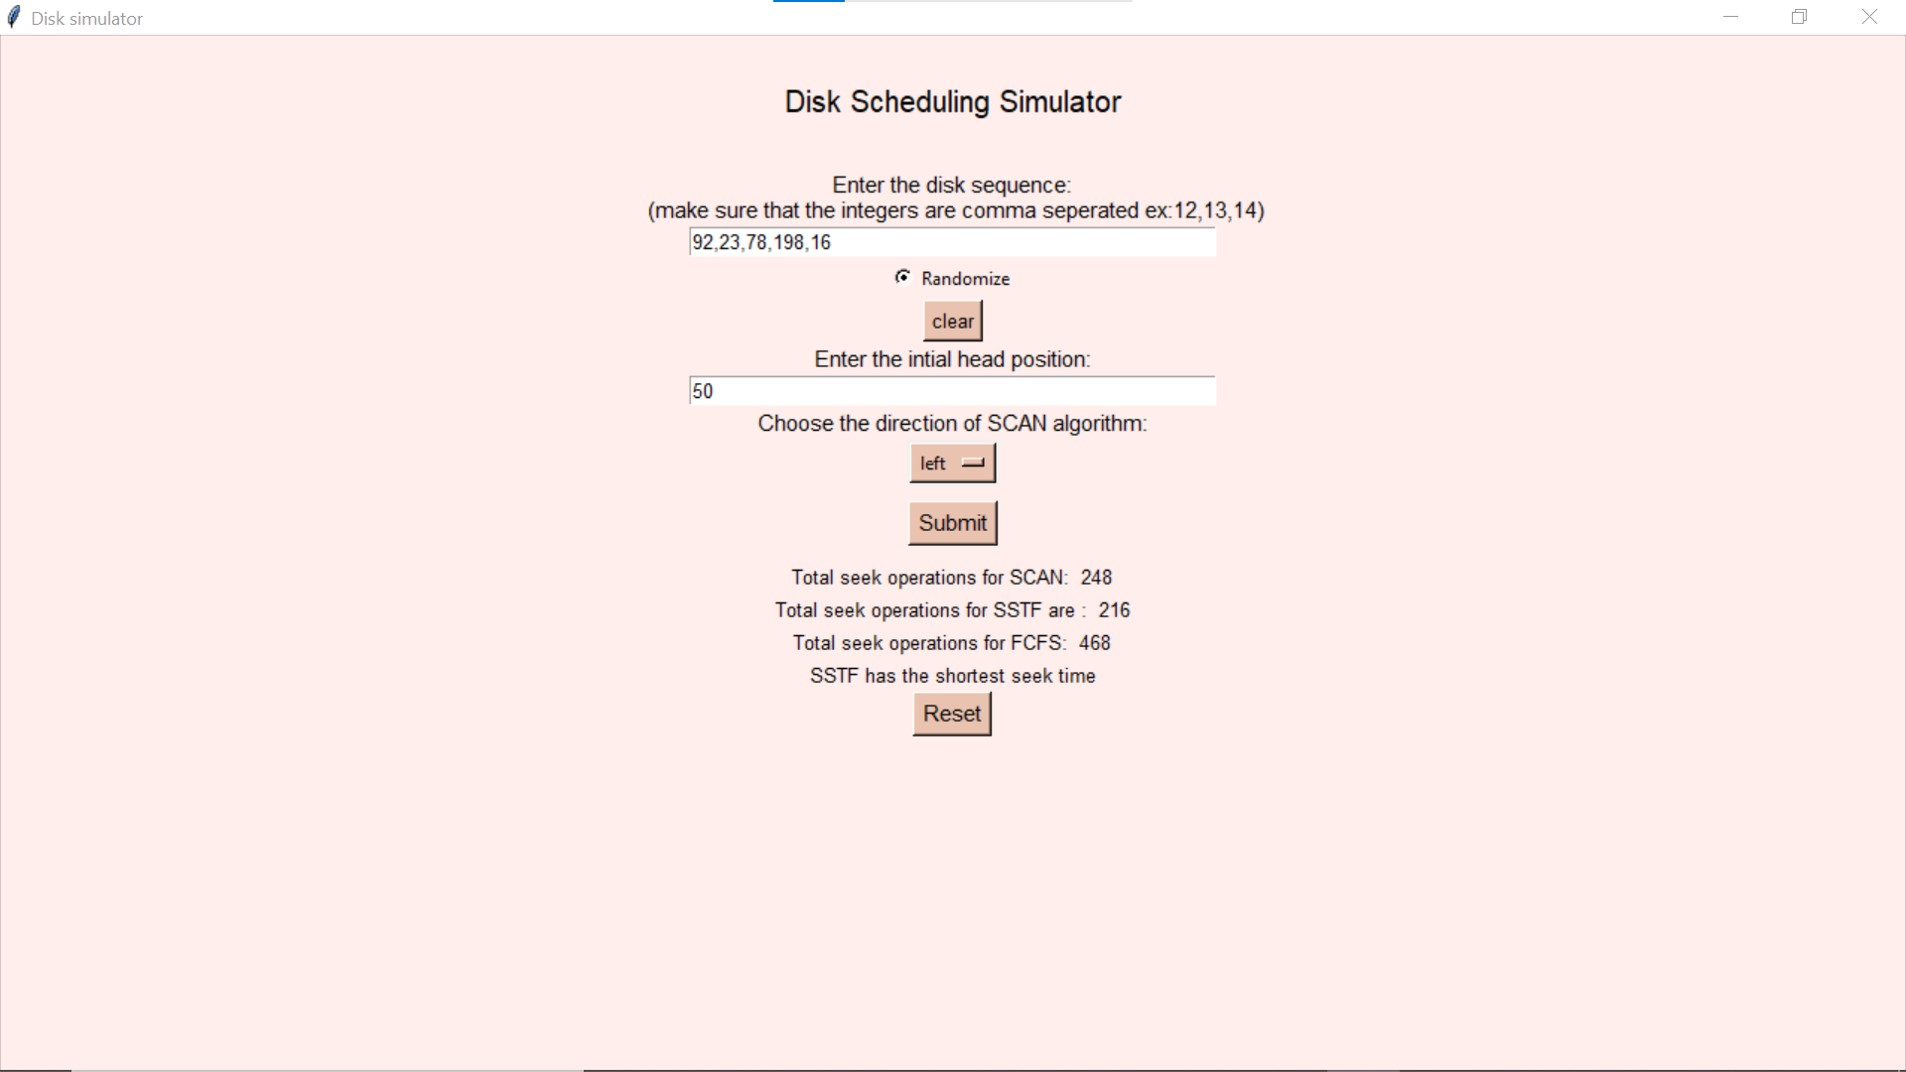

Recreate this plot in Python.
from future.moves import tkinter as tk
import numpy as np
from tkinter import filedialog, Text
import tkinter.font as tkFont
from tkinter import ttk
import matplotlib.pyplot as plt
import os
import sys
import plotly.graph_objects as go
from plotly.subplots import make_subplots
from plotly.offline import plot

root = tk.Tk()
root.title("Disk simulator")
root.configure(bg="#ffeeec")

def simulate(x, y):
    x = x
    y = y
    x1=[]
    x1=x
    x1.append(0)
    x1.append(199)
    frames = []
    for i in range(0, len(x) + 1):
        x_axis_frame = x[:i]
        y_axis_frame = y[:i]
        curr_frame = go.Frame(data=[go.Scatter(x=x_axis_frame, y=y_axis_frame, line_color="black")])
        print(curr_frame)
        frames.append(curr_frame)

    fig = go.Figure(
        data=go.Scatter(x=x, y=y),
        layout={"xaxis": {"mirror": "allticks", 'side': 'top','tickvals':x1}, "yaxis": {"showticklabels": False},
                "title": "Disk scheduling algorithm chart",
                "updatemenus": [
                    {"type": "buttons", "buttons": [{"method": "animate", "label": "play again", "args": [None, {
                        "frame": {"duration": 500, "redraw": False}, }]}]}]
                },
        frames=frames
    )
    fig.layout.plot_bgcolor = '#ffeeec'
    fig.layout.paper_bgcolor = '#fff'
    fig.update_xaxes(range=[0, 200])
    fig.update_yaxes(range=[0, max(y) + 1])
    fig.update_layout(transition_duration=3000)
    return fig


# disk simulator heading
a = tk.Label(root, text="Disk Scheduling Simulator", fg="black", bg="#ffeeec", font=('Helvetica', 15), wraplength=1300)
a.pack(pady=30)

# enter the disk sequence heading
b = tk.Label(root, text="Enter the disk sequence:\n (make sure that the integers are comma seperated ex:12,13,14)",
             fg="black", bg="#ffeeec", font=('Helvetica', 11))
b.pack()

# variables
name_var = tk.StringVar()
name_var1 = tk.IntVar()
randarr = tk.StringVar()
r = tk.IntVar()


# a function to compare the three algorithms
def compare(head, req,given_direction):
    requests = list(req)
    current = head
    direction = given_direction
    seekOperations = 0
    final = []
    final.append(head)
    while requests:
        if current in requests:
            final.append(current)
            requests.remove(current)
            if not requests:
                break
        if direction == "left" and current > 0:
            current -= 1
        if direction == "right" and current < 200:
            current += 1
        seekOperations += 1
        if current == 0:
            final.append(0)
            direction = "right"
        if current == 199:
            final.append(199)
            direction = "left"
    y = []
    for i in range(len(final), 0, -1):
        y.append(i)
    fig=simulate(final, y)
    fig.update_layout(title_text="Disk sequence chart using SCAN algorithm")
    plot(fig)
    tk.Label(text="Total seek operations for SCAN:  " + str(seekOperations), width=40, fg="black", bg="#ffeeec", font=(' Helvetica', 10)).pack()

    requests1 = list(req)
    current1 = head
    seekOperations1 = 0
    final1 = []
    final1.append(head)
    while requests1:
        closestReq = abs(current1 - requests1[0])
        closestIndex = 0
        for x in range(1, len(requests1)):
            if abs(current1 - requests1[x]) < closestReq:
                closestReq = abs(current1 - requests1[x])
                closestIndex = x
        seekOperations1 += abs(current1 - requests1[closestIndex])
        current1 = requests1[closestIndex]
        final1.append(current1)
        requests1.remove(current1)
    y1 = []
    for i in range(len(final1), 0, -1):
        y1.append(i)
    fig1=simulate(final1, y1)
    fig1.update_layout(title_text="Disk sequence chart using SSTF algorithm")
    plot(fig1)
    tk.Label(text="Total seek operations for SSTF are :  " + str(seekOperations1), width=40,fg="black", bg="#ffeeec", font=(' Helvetica', 10)).pack()

    current2 = head
    requests2 = list(req)
    seekOperations2 = 0
    final2 = []
    final2.append(head)
    for x in range(len(requests2)):
        seekOperations2 += abs(current2 - requests2[x])
        current2 = requests2[x]
        final2.append(current2)
    y2 = []
    for i in range(len(final2), 0, -1):
        y2.append(i)
    fig2=simulate(final2,y2)
    fig2.update_layout(title_text="Disk sequence chart using FCFS algorithm")
    plot(fig2)
    tk.Label(text="Total seek operations for FCFS:  " + str(seekOperations2), width=40,fg="black", bg="#ffeeec", font=(' Helvetica', 10)).pack()

    # comparing the seek operations
    if (seekOperations > seekOperations1):
        if (seekOperations1 > seekOperations2):
            tk.Label(text="FFCS has the shortest seek time", width=40,fg="black", bg="#ffeeec", font=(' Helvetica', 10)).pack()
        elif(seekOperations1==seekOperations2):
            tk.Label(text="FFCS and SSTF have the shortest seek time", width=40,fg="black", bg="#ffeeec", font=(' Helvetica', 10)).pack()
        else:
            tk.Label(text="SSTF has the shortest seek time", width=40,fg="black", bg="#ffeeec", font=(' Helvetica', 10)).pack()
    elif(seekOperations==seekOperations1):
         tk.Label(text="SCAN and SSTF have the shortest seek time", width=40,fg="black", bg="#ffeeec", font=(' Helvetica', 10)).pack()
    else:
        if (seekOperations > seekOperations2):
            tk.Label(text="FFCS has the shortest seek time", width=40,fg="black", bg="#ffeeec", font=(' Helvetica', 10)).pack()
        elif(seekOperations==seekOperations2):
            tk.Label(text="FFCS and SCAN have the shortest seek time", width=40,fg="black", bg="#ffeeec", font=(' Helvetica', 10)).pack()
        else:
            tk.Label(text="SCAN has the shortest seek time", width=40,fg="black", bg="#ffeeec", font=(' Helvetica', 10)).pack()

    tk.Button(root, text="Reset", bg="#EAC2B0", fg="black", command=reset, font=(' Helvetica', 11)).pack()

# to get a random array
def randomize():
    global randarr
    randarr = list(np.random.randint(1, 200, 5))
    converted_list = [str(element) for element in randarr]
    e.insert(0, ",".join(converted_list))
    return True


# to get the input from the user for disk sequence
def submit():
    global set1
    global head_pos
    name = e.get()
    head_pos = int(f.get())
    parts = name.split(",")
    list = [int(i) for i in parts]
    set1 = list
    print(set1)
    print(head_pos)
    name_var.set("")
    e.insert(0, name)
    compare(head_pos,set1,variable.get())

#to clear the random array
def clear():
    e.delete(0, "end")
    return


def reset():
    os.execv(sys.executable, ['python'] + sys.argv)
    return

# randomize button
e = tk.Entry(root, textvariable=name_var, font=('calibre', 10, 'normal'), width=50)
e.pack()
c = tk.Radiobutton(root, text="Randomize", fg="black", bg="#ffeeec", command=randomize).pack(pady=2)
clr = tk.Button(root, text = 'clear', command=clear,font = (' Helvetica', 10),bg="#EAC2B0").pack()

# head pos button
tk.Label(root, text="Enter the intial head position:", fg="black", bg="#ffeeec", font=('Helvetica', 11)).pack(padx=3)
f = tk.Entry(root, textvariable=name_var1, font=('calibre', 10, 'normal'), width=50)
f.pack()

# a dropdown menu to choose the direction of the track
DIRECTIONS_ARRAY = ["left", "right"]
variable = tk.StringVar(root)
variable.set(DIRECTIONS_ARRAY[0])


tk.Label(root,text="Choose the direction of SCAN algorithm:",fg="black", bg="#ffeeec",font=(' Helvetica', 11)).pack()
w = tk.OptionMenu(root, variable, *DIRECTIONS_ARRAY)
w.config(bg="#EAC2B0", fg="black")
w.pack()
sub_btn = tk.Button(root, bg="#EAC2B0", fg="black", text='Submit', command=submit, font=(' Helvetica', 11))
sub_btn.pack(pady=10)

root.mainloop()
